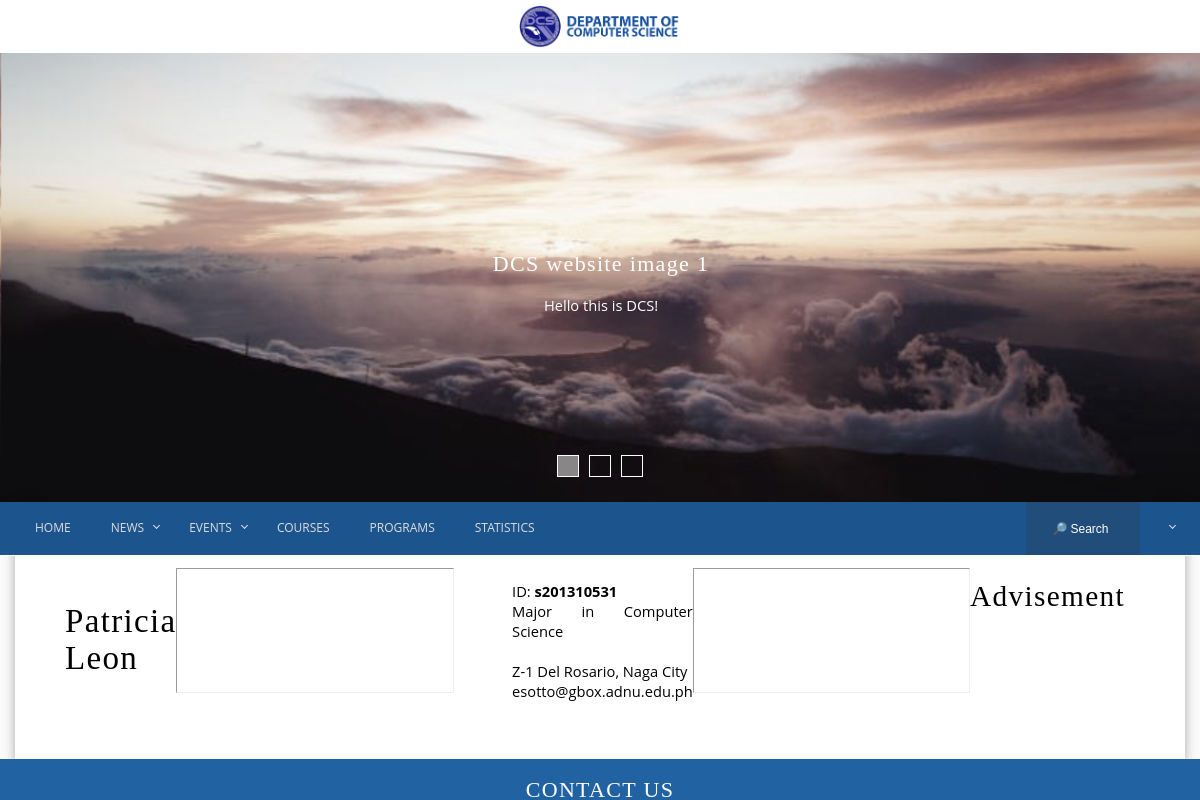
The app's page /profile.php (signed in) with its own data.
### tables this page shows
CREATE TABLE IF NOT EXISTS `users` (
  `user_id` int(6) NOT NULL,
  `user_type` tinyint(1) NOT NULL,
  `username` varchar(10) NOT NULL,
  `password` varchar(32) NOT NULL,
  `first_name` varchar(25) NOT NULL,
  `middle_name` varchar(25) NOT NULL,
  `last_name` varchar(25) NOT NULL,
  `gender` char(1) NOT NULL,
  `birth_date` date NOT NULL,
  `address` text NOT NULL,
  `major` enum('IS','IT','CS','') NOT NULL,
  `gbox_acct` varchar(48) NOT NULL
);

### profile.php (the view, shortened to what this page needs)
<?php
    include("link.php");
    if(!$_SESSION['user_id']) {
		header("Location: index.php");
		exit;
	} else {
		$id = $_SESSION['user_id'];
		$info = mysqli_fetch_assoc(mysqli_query($connect, "SELECT * FROM users WHERE user_id=$id"));
	}
	require('header.php');
	require('carousel.php');
	require('navbar.php');
?>
	<div class="container">
		<div class="content-wrapper">
			<div class="content">
                <?php
                    $name = $info['first_name'] . " " . $info['last_name'];
                ?>
				<br><br>
				<h1 style="padding-left:50px; padding-top:20px;text-align:left;font-size:2.25em;">
					<?php echo $name; ?>
				</h1>
				<hr>
				<div style="margin-left: 5%;">
				<?php
					echo "<br>";
					echo "ID: <b>" . $info['username'] . "</b><br>";
					if ($info['major'] == 'CS') echo "Major in Computer Science<br>";
					else if ($info['major'] == 'IT') echo "Major in Information Technology<br>";
					else if ($info['major'] == 'IS') echo "Major in Information Systems<br>";
					echo "<br>" . $info['address'] . "<br>";
					echo $info['gbox_acct'] . "<br>";
				?>
				</div>
				<br/>
                <?php
				echo "<hr>";
                echo "<h1>Advisement</h1>";
				?>
				<ul style="padding:10px 30px 10px 30px;">
				</ul>
			</div>
		</div>
	</div>
	<footer>
		<div class="lookWrap">
			<a class="btn btn-lg btn-success js-modal" href="#" role="button" data-toggle="modal" data-target="#demoModal"><h2>Contact Us</h2></a>
			</div>
	</footer>
</body>
<html>

### css/home.css (style rules this page uses)
.content-wrapper { box-shadow: 0 4px 8px 0 rgba(0, 0, 0, 0.2), 0 6px 20px 0 rgba(0, 0, 0, 0.19); }
.calele, { display: block; width: 100%; margin: 0 auto; }
.content { padding-top: 5%; padding-bottom: 5%; display: flex; overflow: hidden; }

### css/styles.css (style rules this page uses)
body, html { margin: 0; padding: 0; overflow-x: hidden; }
.container { padding-right:15px; padding-left:15px; margin: 0 auto; }
.content { margin-top: 25px; }
@media (min-width:768px) { .container { width:750px } }
@media (min-width:992px) { .container { width:970px } }
@media (min-width:1200px) { .container { width:1170px } }
h1, h2, h3, h4, h5, h6 { font-family: 'Lora', serif; letter-spacing: 1pt; text-align: center; font-weight: normal; }
body { font-family: 'Open Sans', sans-serif; text-align: justify; font-size: 11pt; }
a { text-decoration: none; color: white; }
hr { width: 100%; }

### css/navbar-footer.css (style rules this page uses)
footer { position: absolute; right: 0; left: 0; background-color: #1C558D; color: white; }
.lookWrap { position: relative; background-color: #2062A2; float: left; width: 100%; }
.lookWrap h2 { text-transform: uppercase; text-align: center; }

### records on screen
users: name "Patricia Leon", username "s201310531", address "Z-1 Del Rosario, Naga City", gbox_acct "esotto@gbox.adnu.edu.ph"
